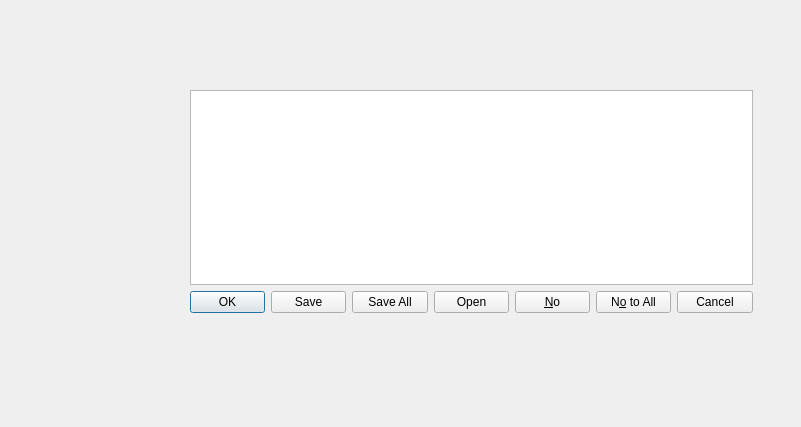
<?xml version="1.0" encoding="UTF-8"?>
<ui version="4.0">
 <class>InfoDialog</class>
 <widget class="QDialog" name="InfoDialog">
  <property name="geometry">
   <rect>
    <x>0</x>
    <y>0</y>
    <width>801</width>
    <height>427</height>
   </rect>
  </property>
  <property name="windowTitle">
   <string>Dialog</string>
  </property>
  <widget class="QWidget" name="">
   <property name="geometry">
    <rect>
     <x>190</x>
     <y>90</y>
     <width>563</width>
     <height>223</height>
    </rect>
   </property>
   <layout class="QVBoxLayout" name="verticalLayout">
    <item>
     <widget class="QTextEdit" name="textEdit"/>
    </item>
    <item>
     <widget class="QDialogButtonBox" name="buttonBox">
      <property name="standardButtons">
       <set>QDialogButtonBox::Cancel|QDialogButtonBox::No|QDialogButtonBox::NoToAll|QDialogButtonBox::Ok|QDialogButtonBox::Open|QDialogButtonBox::Save|QDialogButtonBox::SaveAll</set>
      </property>
     </widget>
    </item>
   </layout>
  </widget>
 </widget>
 <resources/>
 <connections/>
</ui>
